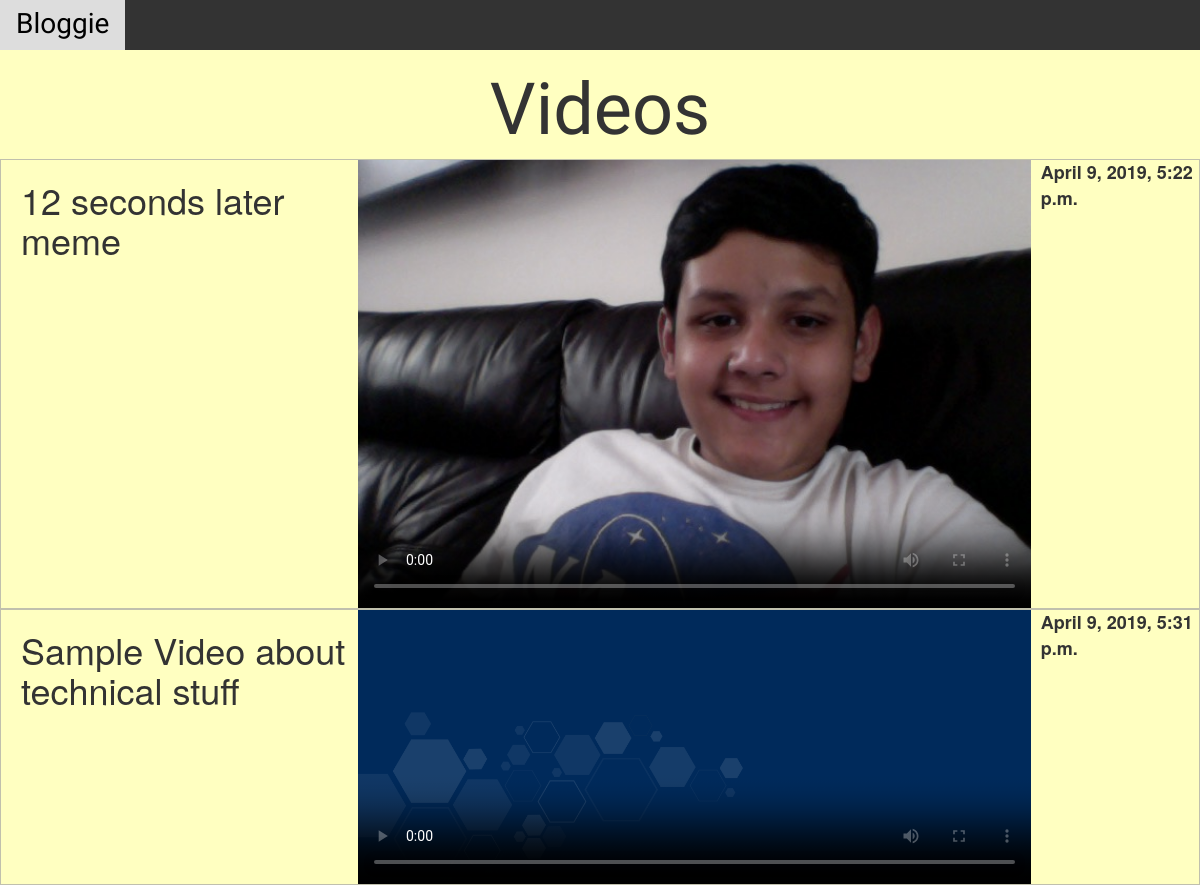
Screenshot of /videos/ with the database file from the repository.
### techBlog/models.py (models this page shows)
class Video(models.Model):
    title = models.TextField()
    created = models.DateTimeField(auto_now_add=True)
    poster = models.ImageField(default="")
    video = models.FileField(default="")

### techBlog/views.py (the view)
# urls.py: path('videos/', views.videos),
def videos(request):
    videos = Video.objects.order_by('created')[:]
    return render(request, "videos.html", {'videos':videos})

### techBlog/templates/videos.html (shortened to what this page needs)
{% extends 'layout.html' %}
{% load static %}
{% block head %}
  <link href="{% static 'videos.css'%}" rel="stylesheet" />
{% endblock %}
{% block body %}
  <div class="topnav" id="myTopnav">
    <a class="navbar-brand" id="brand" href="/">Bloggie</a>
  </div>
  <h1 style="text-align: center;">Videos</h1>
  <div id="container">
    {% for video in videos %}
      <div id="articles-container">
          <h3>{{video.title}}</h3>
          <div class="img-container">
            <video controls src="{{MEDIA_URL}}{{video.video.url}}" width="100%" height="auto" poster="{{MEDIA_URL}}{{video.poster.url}}" />
          </div>
          <p style="margin-left: 10px;"><b>{{video.created}}</b></p>
      </div>
    {% endfor %}
  </div>
{% endblock %}

### techBlog/static/videos.css (style rules this page uses)
.topnav { background-color: #333; overflow: hidden; }
.topnav a { float: left; display: block; color: #f2f2f2; text-align: center; padding: 14px 16px; text-decoration: none; font-size: 17px; }
#brand { font-family: "Lobster Two", cursive; font-size: 2em; }
h1 { font-family: "Lobster Two", cursive; font-size: 6vw; }
body { background-color: rgba(255,255,50,0.3); }
#articles-container { display: grid; grid-template-columns: 1fr 2fr 0.5fr; border-width: 1px; border-style:solid; border-color: rgba(165, 165, 165, 0.7); overflow: scroll; padding-left: 20px; }
h3 { font-size: 3vw; }
p { font-size: 1.5vw; }

### rows the page displays
Video: title "12 seconds later meme", created "April 9, 2019, 5:22 p.m."
Video: title "Sample Video about technical stuff", created "April 9, 2019, 5:31 p.m."
